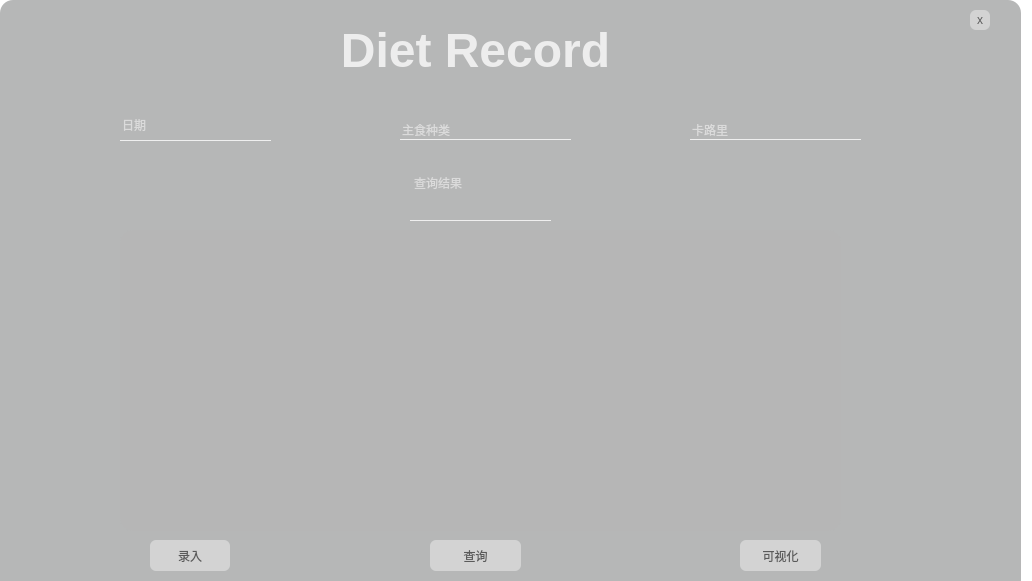
<?xml version="1.0" encoding="UTF-8"?>
<ui version="4.0">
 <class>dietRecord</class>
 <widget class="QWidget" name="dietRecord">
  <property name="geometry">
   <rect>
    <x>0</x>
    <y>0</y>
    <width>1032</width>
    <height>581</height>
   </rect>
  </property>
  <property name="minimumSize">
   <size>
    <width>0</width>
    <height>0</height>
   </size>
  </property>
  <property name="windowTitle">
   <string>Form</string>
  </property>
  <property name="styleSheet">
   <string notr="true">*
{
background-color: rgb(255, 255, 255);
}
QFrame#frame
{
    border-radius: 13px;
	
	background-image: url(:/gxc/526.jpg);
}
#frame_2
{
  border-radius: 13px;
background-color: rgba(100, 102, 102, 120);
}

</string>
  </property>
  <widget class="QFrame" name="frame">
   <property name="geometry">
    <rect>
     <x>0</x>
     <y>0</y>
     <width>1021</width>
     <height>611</height>
    </rect>
   </property>
   <property name="frameShape">
    <enum>QFrame::Shape::StyledPanel</enum>
   </property>
   <property name="frameShadow">
    <enum>QFrame::Shadow::Raised</enum>
   </property>
   <widget class="QFrame" name="frame_2">
    <property name="geometry">
     <rect>
      <x>0</x>
      <y>0</y>
      <width>1021</width>
      <height>701</height>
     </rect>
    </property>
    <property name="frameShape">
     <enum>QFrame::Shape::StyledPanel</enum>
    </property>
    <property name="frameShadow">
     <enum>QFrame::Shadow::Raised</enum>
    </property>
    <widget class="QTextEdit" name="resultTextEdit">
     <property name="geometry">
      <rect>
       <x>410</x>
       <y>170</y>
       <width>141</width>
       <height>51</height>
      </rect>
     </property>
     <property name="styleSheet">
      <string notr="true">color:rgb(255, 255, 255);
background:transparent;
font: 600 10pt &quot;更纱黑体 UI SC SemiBold&quot;;
border:none;
border-bottom:1px solid rgba(255, 255, 255,200)
</string>
     </property>
     <property name="placeholderText">
      <string>查询结果</string>
     </property>
    </widget>
    <widget class="QLabel" name="Title">
     <property name="geometry">
      <rect>
       <x>330</x>
       <y>20</y>
       <width>291</width>
       <height>61</height>
      </rect>
     </property>
     <property name="styleSheet">
      <string notr="true">
font: 32pt &quot;Poor Richard&quot;;
color: rgba(140, 140, 140, 110);

background:transparent;
</string>
     </property>
     <property name="text">
      <string>&lt;html&gt;&lt;head/&gt;&lt;body&gt;&lt;p align=&quot;center&quot;&gt;&lt;span style=&quot; font-size:36pt; font-weight:700; color:#ededed;&quot;&gt;Diet Record&lt;/span&gt;&lt;/p&gt;&lt;/body&gt;&lt;/html&gt;</string>
     </property>
    </widget>
    <widget class="QLineEdit" name="kaluli">
     <property name="geometry">
      <rect>
       <x>690</x>
       <y>120</y>
       <width>171</width>
       <height>20</height>
      </rect>
     </property>
     <property name="styleSheet">
      <string notr="true">color:rgb(255, 255, 255);
background:transparent;
font: 600 10pt &quot;更纱黑体 UI SC SemiBold&quot;;
border:none;
border-bottom:1px solid rgba(255, 255, 255,200)
</string>
     </property>
     <property name="placeholderText">
      <string>卡路里</string>
     </property>
    </widget>
    <widget class="QLineEdit" name="id">
     <property name="geometry">
      <rect>
       <x>400</x>
       <y>120</y>
       <width>171</width>
       <height>20</height>
      </rect>
     </property>
     <property name="styleSheet">
      <string notr="true">color:rgb(255, 255, 255);
background:transparent;
font: 600 10pt &quot;更纱黑体 UI SC SemiBold&quot;;
border:none;
border-bottom:1px solid rgba(255, 255, 255,200)
</string>
     </property>
     <property name="placeholderText">
      <string>主食种类</string>
     </property>
    </widget>
    <widget class="QLineEdit" name="day">
     <property name="geometry">
      <rect>
       <x>120</x>
       <y>110</y>
       <width>151</width>
       <height>31</height>
      </rect>
     </property>
     <property name="styleSheet">
      <string notr="true">color:rgb(255, 255, 255);
background:transparent;
font: 600 10pt &quot;更纱黑体 UI SC SemiBold&quot;;
border:none;
border-bottom:1px solid rgba(255, 255, 255,200)
</string>
     </property>
     <property name="placeholderText">
      <string>日期</string>
     </property>
    </widget>
    <widget class="QPushButton" name="Input">
     <property name="geometry">
      <rect>
       <x>150</x>
       <y>540</y>
       <width>80</width>
       <height>31</height>
      </rect>
     </property>
     <property name="styleSheet">
      <string notr="true">QPushButton
{
    border-radius:6px;
	background-color: rgba(255, 255, 255, 100);
	
	
	color: rgba(30, 30, 30, 170);
	
	font: 600 10pt &quot;等距更纱黑体 SC SemiBold&quot;;
	
}
QPushButton:hover
{
    border-radius:6px;
	background-color: rgba(255, 255, 255, 180);
	
	
	color: rgba(10, 10, 10, 190);
	
	font: 600 10pt &quot;等距更纱黑体 SC SemiBold&quot;;
	
}
QPushButton:pressed
{
    border-radius:6px;
	background-color: rgba(255, 255, 255, 180);
	
	
	color: rgba(10, 10, 10, 190);
	
	font: 600 10pt &quot;等距更纱黑体 SC SemiBold&quot;;
	padding-top: 3px;
}</string>
     </property>
     <property name="text">
      <string>录入</string>
     </property>
    </widget>
    <widget class="QPushButton" name="Search">
     <property name="geometry">
      <rect>
       <x>430</x>
       <y>540</y>
       <width>91</width>
       <height>31</height>
      </rect>
     </property>
     <property name="styleSheet">
      <string notr="true">QPushButton
{
    border-radius:6px;
	background-color: rgba(255, 255, 255, 100);
	
	
	color: rgba(30, 30, 30, 170);
	
	font: 600 10pt &quot;等距更纱黑体 SC SemiBold&quot;;
	
}
QPushButton:hover
{
    border-radius:6px;
	background-color: rgba(255, 255, 255, 180);
	
	
	color: rgba(10, 10, 10, 190);
	
	font: 600 10pt &quot;等距更纱黑体 SC SemiBold&quot;;
	
}
QPushButton:pressed
{
    border-radius:6px;
	background-color: rgba(255, 255, 255, 180);
	
	
	color: rgba(10, 10, 10, 190);
	
	font: 600 10pt &quot;等距更纱黑体 SC SemiBold&quot;;
	padding-top: 3px;
}</string>
     </property>
     <property name="text">
      <string>查询</string>
     </property>
    </widget>
    <widget class="QPushButton" name="pushButton">
     <property name="geometry">
      <rect>
       <x>740</x>
       <y>540</y>
       <width>81</width>
       <height>31</height>
      </rect>
     </property>
     <property name="styleSheet">
      <string notr="true">QPushButton
{
    border-radius:6px;
	background-color: rgba(255, 255, 255, 100);
	
	
	color: rgba(30, 30, 30, 170);
	
	font: 600 10pt &quot;等距更纱黑体 SC SemiBold&quot;;
	
}
QPushButton:hover
{
    border-radius:6px;
	background-color: rgba(255, 255, 255, 180);
	
	
	color: rgba(10, 10, 10, 190);
	
	font: 600 10pt &quot;等距更纱黑体 SC SemiBold&quot;;
	
}
QPushButton:pressed
{
    border-radius:6px;
	background-color: rgba(255, 255, 255, 180);
	
	
	color: rgba(10, 10, 10, 190);
	
	font: 600 10pt &quot;等距更纱黑体 SC SemiBold&quot;;
	padding-top: 3px;
}</string>
     </property>
     <property name="text">
      <string>可视化</string>
     </property>
    </widget>
    <widget class="QWidget" name="widget" native="true">
     <property name="geometry">
      <rect>
       <x>120</x>
       <y>230</y>
       <width>721</width>
       <height>301</height>
      </rect>
     </property>
     <property name="styleSheet">
      <string notr="true">background-color: rgba(182, 182, 182, 100);
border-radius:12px;</string>
     </property>
    </widget>
    <widget class="QPushButton" name="pushButton_2">
     <property name="geometry">
      <rect>
       <x>970</x>
       <y>10</y>
       <width>20</width>
       <height>20</height>
      </rect>
     </property>
     <property name="styleSheet">
      <string notr="true">QPushButton
{
    border-radius:6px;
	background-color: rgba(255, 255, 255, 100);
	
	
	color: rgba(30, 30, 30, 170);
	
	font: 600 10pt &quot;等距更纱黑体 SC SemiBold&quot;;
	
}
QPushButton:hover
{
    border-radius:6px;
	background-color: rgba(255, 255, 255, 180);
	
	
	color: rgba(10, 10, 10, 190);
	
	font: 600 10pt &quot;等距更纱黑体 SC SemiBold&quot;;
	
}
QPushButton:pressed
{
    border-radius:6px;
	background-color: rgba(255, 255, 255, 180);
	
	
	color: rgba(10, 10, 10, 190);
	
	font: 600 10pt &quot;等距更纱黑体 SC SemiBold&quot;;
	padding-top: 3px;
}</string>
     </property>
     <property name="text">
      <string>x</string>
     </property>
    </widget>
   </widget>
  </widget>
 </widget>
 <resources/>
 <connections/>
</ui>
